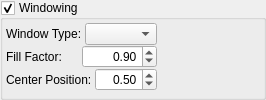
                <widget class="QGroupBox" name="groupBox_windowing">
                 <property name="enabled">
                  <bool>true</bool>
                 </property>
                 <property name="title">
                  <string>Windowing</string>
                 </property>
                 <property name="flat">
                  <bool>false</bool>
                 </property>
                 <property name="checkable">
                  <bool>true</bool>
                 </property>
                 <layout class="QHBoxLayout" name="horizontalLayout_33">
                  <property name="spacing">
                   <number>3</number>
                  </property>
                  <property name="leftMargin">
                   <number>3</number>
                  </property>
                  <property name="topMargin">
                   <number>3</number>
                  </property>
                  <property name="rightMargin">
                   <number>3</number>
                  </property>
                  <property name="bottomMargin">
                   <number>3</number>
                  </property>
                  <item>
                   <layout class="QVBoxLayout" name="verticalLayout_13">
                    <property name="spacing">
                     <number>0</number>
                    </property>
                    <item>
                     <layout class="QHBoxLayout" name="horizontalLayout_24">
                      <item>
                       <widget class="QLabel" name="label_22">
                        <property name="text">
                         <string>Window Type: </string>
                        </property>
                       </widget>
                      </item>
                      <item>
                       <widget class="QComboBox" name="comboBox_windowType"/>
                      </item>
                     </layout>
                    </item>
                    <item>
                     <layout class="QHBoxLayout" name="horizontalLayout_23">
                      <item>
                       <widget class="QLabel" name="label_23">
                        <property name="text">
                         <string>Fill Factor: </string>
                        </property>
                       </widget>
                      </item>
                      <item>
                       <widget class="QDoubleSpinBox" name="doubleSpinBox_windowFillFactor">
                        <property name="sizePolicy">
                         <sizepolicy hsizetype="Preferred" vsizetype="Fixed">
                          <horstretch>0</horstretch>
                          <verstretch>0</verstretch>
                         </sizepolicy>
                        </property>
                        <property name="alignment">
                         <set>Qt::AlignRight|Qt::AlignTrailing|Qt::AlignVCenter</set>
                        </property>
                        <property name="decimals">
                         <number>2</number>
                        </property>
                        <property name="minimum">
                         <double>0.000000000000000</double>
                        </property>
                        <property name="maximum">
                         <double>10.000000000000000</double>
                        </property>
                        <property name="singleStep">
                         <double>0.010000000000000</double>
                        </property>
                        <property name="value">
                         <double>0.900000000000000</double>
                        </property>
                       </widget>
                      </item>
                     </layout>
                    </item>
                    <item>
                     <layout class="QHBoxLayout" name="horizontalLayout_22">
                      <item>
                       <widget class="QLabel" name="label_24">
                        <property name="text">
                         <string>Center Position: </string>
                        </property>
                       </widget>
                      </item>
                      <item>
                       <widget class="QDoubleSpinBox" name="doubleSpinBox_windowCenterPosition">
                        <property name="sizePolicy">
                         <sizepolicy hsizetype="Preferred" vsizetype="Fixed">
                          <horstretch>0</horstretch>
                          <verstretch>0</verstretch>
                         </sizepolicy>
                        </property>
                        <property name="alignment">
                         <set>Qt::AlignRight|Qt::AlignTrailing|Qt::AlignVCenter</set>
                        </property>
                        <property name="decimals">
                         <number>2</number>
                        </property>
                        <property name="minimum">
                         <double>0.000000000000000</double>
                        </property>
                        <property name="maximum">
                         <double>1.000000000000000</double>
                        </property>
                        <property name="singleStep">
                         <double>0.010000000000000</double>
                        </property>
                        <property name="value">
                         <double>0.500000000000000</double>
                        </property>
                       </widget>
                      </item>
                     </layout>
                    </item>
                   </layout>
                  </item>
                  <item>
                   <widget class="MiniCurvePlot" name="widget_windowCurvePlot" native="true">
                    <property name="sizePolicy">
                     <sizepolicy hsizetype="Expanding" vsizetype="Expanding">
                      <horstretch>0</horstretch>
                      <verstretch>0</verstretch>
                     </sizepolicy>
                    </property>
                    <property name="minimumSize">
                     <size>
                      <width>100</width>
                      <height>0</height>
                     </size>
                    </property>
                   </widget>
                  </item>
                 </layout>
                </widget>
